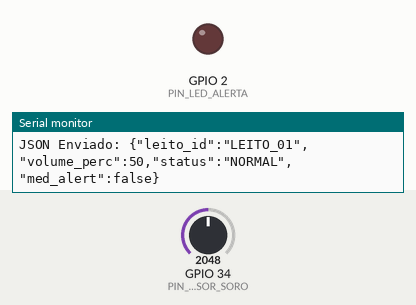
This program was run on a simulated ESP32. Parts: output pins drawn as LEDs (lit = HIGH), the last lines printed to the serial monitor. The inputs (shaded band) are chosen by the test bench; at power-on: GPIO 34 (PIN_SENSOR_SORO) = 2048. WiFi joins after 1.5 s; servers stay silent unless stated; random numbers use the default seed unless the program sets one; no MQTT or app messages arrive unless stated.

Above: at 10.8 s.
10.9 s: GPIO 34 (PIN_SENSOR_SORO) set to 443
21.5 s: GPIO 34 (PIN_SENSOR_SORO) set to 375
At 25.7 s:
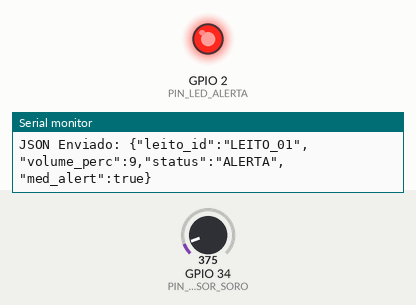
Timing chart, 0 to 27.2 s (numbered marks = the images above; inputs shaded):
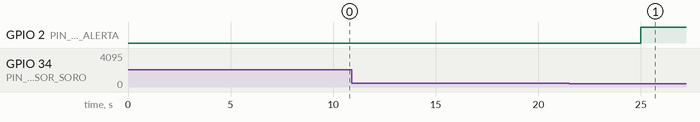

The program:

main.cpp
```cpp
#include <Arduino.h>
#include "Config.h"
#include "WifiManager.h"
#include "MqttManager.h"
#include "esp_log.h"

void setup() {
    Serial.begin(115200);

    esp_log_level_set("*", ESP_LOG_NONE);

    pinMode(PIN_SENSOR_SORO, INPUT);
    pinMode(PIN_LED_ALERTA, OUTPUT);

    setupWiFi();
    setupMQTT();
}

unsigned long lastSend = 0;
const unsigned long intervalSend = 5000;

unsigned long lastMedAlert = 0;
const unsigned long intervalMed = 20000;

bool medAlert = false;

void loop() {

    checkWiFiConnection();
    loopMQTT();

    unsigned long now = millis();

    // envio a cada 5 segundos
    if (now - lastSend >= intervalSend) {
        lastSend = now;

        int leitura = analogRead(PIN_SENSOR_SORO);

        if (leitura < 400) {
            digitalWrite(PIN_LED_ALERTA, HIGH);
        } else {
            digitalWrite(PIN_LED_ALERTA, LOW);
        }

        enviaDadosLeito(leitura);
    }

    // simulação horário medicamento
    if (now - lastMedAlert >= intervalMed) {
        lastMedAlert = now;
        medAlert = !medAlert;
        Serial.println("Alerta de Medicamento!");
    }
}
```

mqttManager.h
```cpp
#ifndef MQTT_MANAGER_H
#define MQTT_MANAGER_H
#include <Arduino.h>

void setupMQTT();
void loopMQTT();
void enviaDadosLeito(int valorSensor);

#endif
```

wifiManager.h
```cpp
#ifndef WIFI_MANAGER_H
#define WIFI_MANAGER_H
#include <Arduino.h>

void setupWiFi();
void checkWiFiConnection();

#endif
```

mqttManager.cpp
```cpp
#include <WiFi.h>
#include <PubSubClient.h>
#include <ArduinoJson.h>
#include "Config.h"
#include "MqttManager.h"
extern bool medAlert;


WiFiClient espClient;
PubSubClient client(espClient);


void reconnect() {
    if (!client.connected()) {
        Serial.print("Tentando conexão MQTT...");

        String clientId = String(LEITO_ID) + "-" + String(random(0xffff), HEX);

        if (client.connect(clientId.c_str())) {
            Serial.println("Conectado!");
        } else {
            Serial.print("Falha, rc=");
            Serial.println(client.state());
        }
    }
}

void setupMQTT() {
    client.setServer(MQTT_SERVER, MQTT_PORT);
}

void loopMQTT() {
    if (!client.connected()) {
        reconnect();
    }
    client.loop();
}

void enviaDadosLeito(int valorSensor) {
    int porcentagem = map(valorSensor, 0, 4095, 0, 100);

    String status = "NORMAL";
    if(porcentagem < 10) status = "ALERTA";
    else if(porcentagem < 30) status = "ATENCAO";

    StaticJsonDocument<256> doc;
    doc["leito_id"] = LEITO_ID;
    doc["volume_perc"] = porcentagem;
    doc["status"] = status;
    doc["med_alert"] = medAlert;


    char buffer[256];
    serializeJson(doc, buffer);

    client.publish(TOPIC_PUBLISH, buffer);

    Serial.print("JSON Enviado: ");
    Serial.println(buffer);
}
```

wifiManager.cpp
```cpp
#include <WiFi.h>
#include "Config.h"
#include "WifiManager.h"

unsigned long lastReconnectAttempt = 0;

void connectWiFi() {
    Serial.println();
    Serial.print("Conectando em: ");
    Serial.println(WIFI_SSID);

    WiFi.begin(WIFI_SSID, WIFI_PASS);
}

void setupWiFi() {
    connectWiFi();
}

void checkWiFiConnection() {
    if (WiFi.status() != WL_CONNECTED) {
        unsigned long now = millis();
        if (now - lastReconnectAttempt > 5000) {
            Serial.println("Reconectando WiFi...");
            connectWiFi();
            lastReconnectAttempt = now;
        }
    }
}
```

config.h
```cpp
#ifndef CONFIG_H
#define CONFIG_H

// --- Identificação do Leito ---
#define LEITO_ID "LEITO_01"

// --- WiFi ---
#define WIFI_SSID "Wokwi-GUEST"
#define WIFI_PASS ""

// --- MQTT Broker (HiveMQ Público) ---
#define MQTT_SERVER "broker.emqx.io"
#define MQTT_PORT 1883
#define TOPIC_PUBLISH "hospital/leito/01/dados"

// --- Hardware ---
#define PIN_SENSOR_SORO 34  // Potenciômetro
#define PIN_LED_ALERTA 2    // LED da placa

#endif
```

Measured:
- the behaviour switches between 400 and 399 on GPIO 34 (PIN_SENSOR_SORO) (found by bisection; images 0 and 1)
- after the input at 21.5 s, GPIO 2 (PIN_LED_ALERTA): LOW → HIGH after 3.5 s
